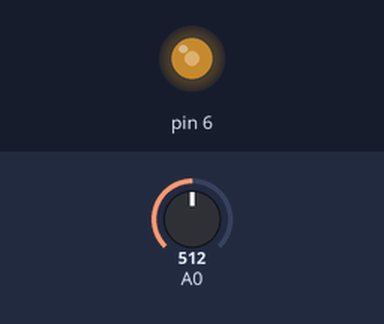
This sketch was run on a simulated Arduino Uno, built with avr-gcc and run on an emulated ATmega328P. Shown: output pins drawn as LEDs (lit = HIGH). The inputs (shaded band) are chosen by the test bench; at power-on: A0 = 512.

Above: at 1.2 s.
1.3 s: A0 set to 716
At 2.5 s:
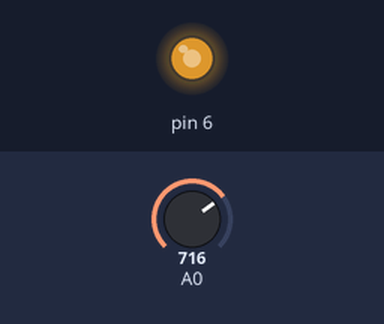
2.8 s: A0 set to 900
At 3.7 s:
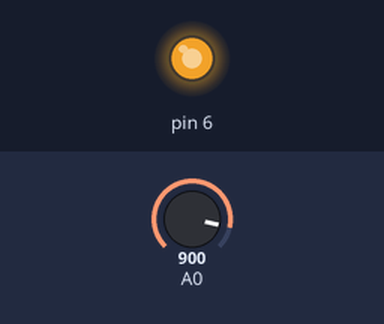
4.3 s: A0 set to 122
At 4.8 s:
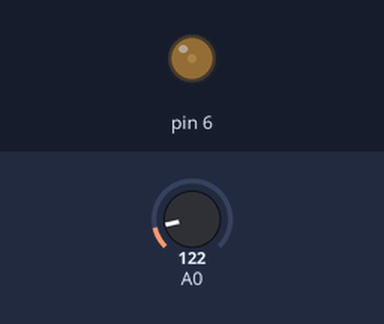
5.8 s: A0 set to 0
At 7.2 s:
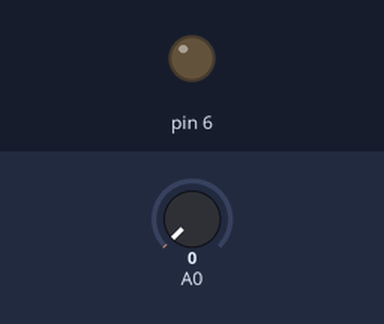
Timing chart, 0 to 8.3 s (numbered marks = the images above; inputs shaded):
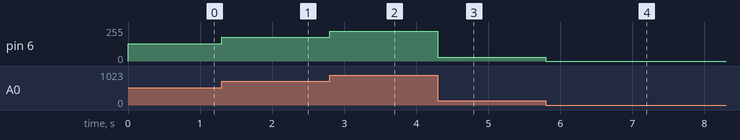

The sketch:

trafik_lambas__deneyi.ino
```cpp
void setup()
{
  pinMode(6, OUTPUT);
  pinMode(A0,INPUT);
}

void loop()
{
  int par=analogRead(A0)/4;
  analogWrite(6,par);
  delay(0); // Wait for 1000 millisecond(s)

}
```

Measured:
- after the input at 1.3 s, pin 6: 128/255 → 179/255 at once
- after the input at 2.8 s, pin 6: 179/255 → 225/255 at once
- after the input at 4.3 s, pin 6: 225/255 → 30/255 at once
- after the input at 5.8 s, pin 6: 30/255 → 0/255 at once
